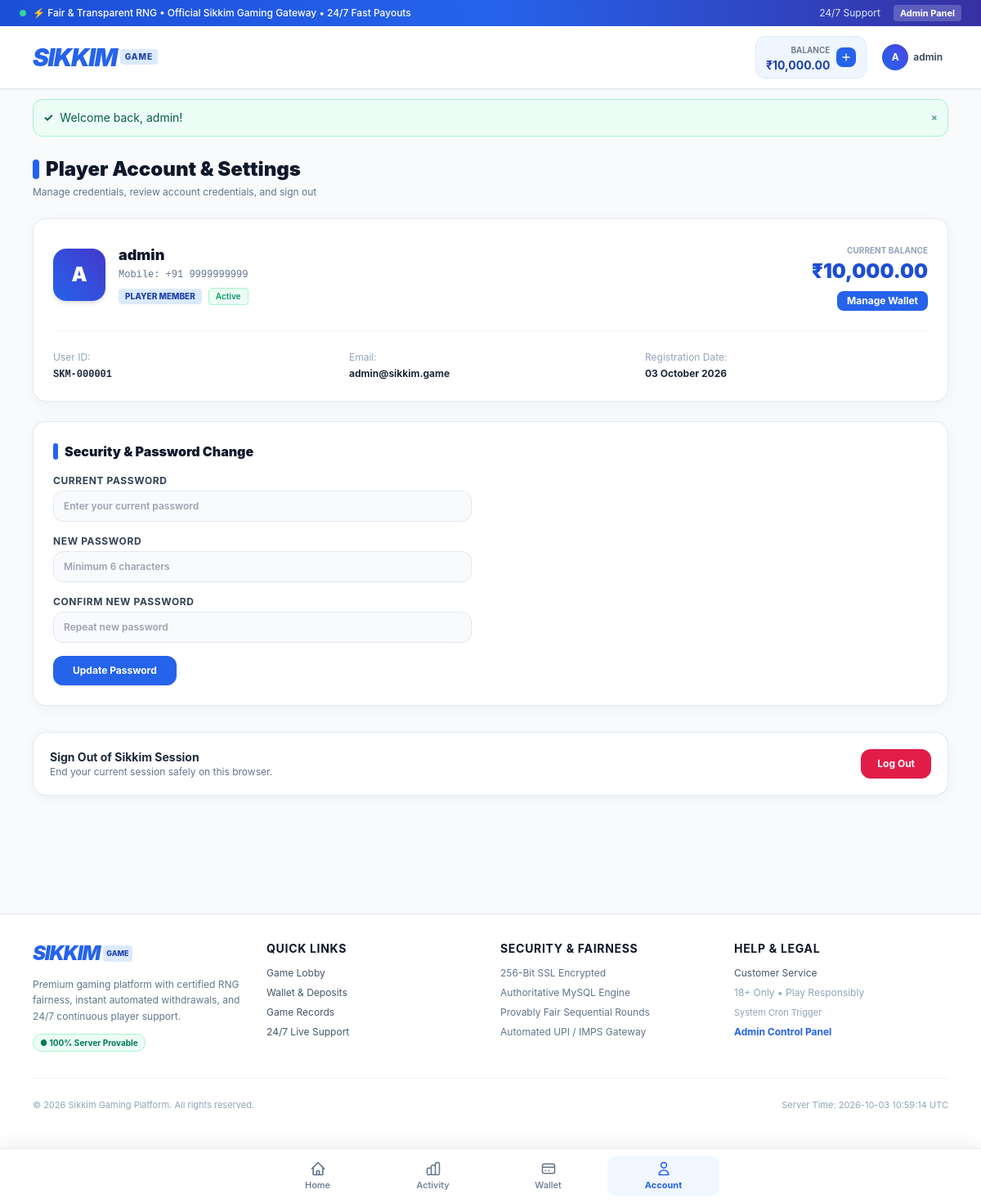
The app's page /account.php (signed in) with its own data.
### tables this page shows
CREATE TABLE `users` (
  `id` INT AUTO_INCREMENT PRIMARY KEY,
  `username` VARCHAR(50) NOT NULL UNIQUE,
  `phone` VARCHAR(20) NOT NULL UNIQUE,
  `email` VARCHAR(100) DEFAULT NULL,
  `password_hash` VARCHAR(255) NOT NULL,
  `role` ENUM('user', 'admin') NOT NULL DEFAULT 'user',
  `status` ENUM('active', 'suspended') NOT NULL DEFAULT 'active',
  `avatar` VARCHAR(255) DEFAULT '/assets/images/avatar-default.png',
  `created_at` TIMESTAMP DEFAULT CURRENT_TIMESTAMP,
  `updated_at` TIMESTAMP DEFAULT CURRENT_TIMESTAMP ON UPDATE CURRENT_TIMESTAMP,
  INDEX `idx_users_phone` (`phone`),
  INDEX `idx_users_username` (`username`),
  INDEX `idx_users_role` (`role`)
);

### includes/auth.php (called while the page is built, shortened)
<?php
function getCurrentUserId(): ?int {
    return $_SESSION['user_id'] ?? null;
}
function getCurrentUser(): ?array {
    $uid = getCurrentUserId();
    $pdo = getDB();
    $stmt = $pdo->prepare("
        SELECT u.id, u.username, u.phone, u.email, u.role, u.status, u.avatar, u.created_at,
               COALESCE(w.balance, 0.00) as balance,
               COALESCE(w.bonus_balance, 0.00) as bonus_balance,
               COALESCE(w.total_deposited, 0.00) as total_deposited,
               COALESCE(w.total_withdrawn, 0.00) as total_withdrawn
        FROM `users` u
        LEFT JOIN `wallets` w ON u.id = w.user_id
        WHERE u.id = :id AND u.status = 'active'
        LIMIT 1
    ");
    $stmt->execute([':id' => $uid]);
    $user = $stmt->fetch();
    return $user ?: null;
}
function e(?string $string): string {
    return htmlspecialchars($string ?? '', ENT_QUOTES, 'UTF-8');
}
function getFlash(): ?array {
    if (isset($_SESSION['flash'])) {
        $flash = $_SESSION['flash'];
        return $flash;
    }
    return null;
}
function formatMoney(float $amount): string {
    return '₹' . number_format($amount, 2);
}

### account.php (the view, shortened to what this page needs)
<?php
require_once __DIR__ . '/includes/auth.php';
require_once __DIR__ . '/includes/header.php';
?>
<div class="w-full mb-6">
    <h1 class="text-xl sm:text-2xl font-black text-slate-900 flex items-center gap-2">
        <span class="w-2 h-6 bg-blue-600 rounded-full inline-block"></span>
        Player Account & Settings
    </h1>
    <p class="text-xs text-slate-500 mt-1">Manage credentials, review account credentials, and sign out</p>
</div>
<div class="w-full card-premium p-6 mb-6">
    <div class="flex flex-col sm:flex-row sm:items-center justify-between gap-4 pb-6 border-b border-slate-100">
        <div class="flex items-center gap-4">
            <div class="w-16 h-16 rounded-2xl bg-gradient-to-tr from-blue-600 to-indigo-700 text-white font-black text-2xl flex items-center justify-center shadow-md">
                <?= strtoupper(substr($user['username'], 0, 1)) ?>
            </div>
            <div>
                <h2 class="text-lg font-black text-slate-900"><?= e($user['username']) ?></h2>
                <p class="text-xs text-slate-500 font-mono mt-0.5">Mobile: +91 <?= e($user['phone']) ?></p>
                <div class="flex items-center gap-2 mt-2">
                    <span class="text-[10px] font-extrabold uppercase bg-blue-100 text-blue-800 px-2 py-0.5 rounded">Player Member</span>
                    <span class="text-[10px] font-semibold text-emerald-600 bg-emerald-50 px-2 py-0.5 rounded border border-emerald-200">Active</span>
                </div>
            </div>
        </div>
        <div class="sm:text-right">
            <span class="text-[10px] uppercase font-bold text-slate-400">Current Balance</span>
            <div class="text-2xl font-black text-blue-700"><?= formatMoney((float)$user['balance']) ?></div>
            <a href="/wallet.php" class="inline-block mt-2 px-3 py-1 bg-blue-600 text-white text-xs font-bold rounded-lg shadow-sm">Manage Wallet</a>
        </div>
    </div>
    <div class="grid grid-cols-1 sm:grid-cols-3 gap-4 pt-6 text-xs">
        <div>
            <span class="text-slate-400 block mb-1">User ID:</span>
            <span class="font-mono font-bold text-slate-800">SKM-<?= str_pad((string)$user['id'], 6, '0', STR_PAD_LEFT) ?></span>
        </div>
        <div>
            <span class="text-slate-400 block mb-1">Email:</span>
            <span class="font-bold text-slate-800"><?= !empty($user['email']) ? e($user['email']) : 'Not linked' ?></span>
        </div>
        <div>
            <span class="text-slate-400 block mb-1">Registration Date:</span>
            <span class="font-bold text-slate-800"><?= date('d F Y', strtotime($user['created_at'])) ?></span>
        </div>
    </div>
</div>
<div class="w-full card-premium p-6 mb-8">
    <h3 class="font-black text-slate-900 text-base mb-4 flex items-center gap-2">
        <span class="w-1.5 h-5 bg-blue-600 rounded-full inline-block"></span>
        Security & Password Change
    </h3>
    <form method="POST" action="/account.php" class="space-y-4 max-w-lg">
        <div>
            <label class="block text-xs font-bold text-slate-700 uppercase tracking-wider mb-1">Current Password</label>
            <input type="password" name="current_password" required placeholder="Enter your current password" class="w-full px-3 py-2.5 bg-slate-50 border border-slate-200 rounded-xl text-xs font-semibold focus:outline-none focus:ring-2 focus:ring-blue-500">
        </div>
        <div>
            <label class="block text-xs font-bold text-slate-700 uppercase tracking-wider mb-1">New Password</label>
            <input type="password" name="new_password" required placeholder="Minimum 6 characters" minlength="6" class="w-full px-3 py-2.5 bg-slate-50 border border-slate-200 rounded-xl text-xs font-semibold focus:outline-none focus:ring-2 focus:ring-blue-500">
        </div>
        <div>
            <label class="block text-xs font-bold text-slate-700 uppercase tracking-wider mb-1">Confirm New Password</label>
            <input type="password" name="confirm_password" required placeholder="Repeat new password" minlength="6" class="w-full px-3 py-2.5 bg-slate-50 border border-slate-200 rounded-xl text-xs font-semibold focus:outline-none focus:ring-2 focus:ring-blue-500">
        </div>
        <button type="submit" class="px-6 py-2.5 bg-blue-600 hover:bg-blue-700 text-white font-bold text-xs rounded-xl shadow transition">
            Update Password
        </button>
    </form>
</div>
<div class="w-full card-premium p-5 mb-8 flex flex-col sm:flex-row sm:items-center justify-between gap-3">
    <div>
        <h4 class="font-bold text-sm text-slate-800">Sign Out of Sikkim Session</h4>
        <p class="text-xs text-slate-500">End your current session safely on this browser.</p>
    </div>
    <a href="/logout.php" class="px-5 py-2.5 bg-rose-600 hover:bg-rose-700 text-white font-bold text-xs rounded-xl shadow-sm transition text-center shrink-0">
        Log Out
    </a>
</div>
<?php require_once __DIR__ . '/includes/user_nav.php'; ?>
<?php require_once __DIR__ . '/includes/footer.php'; ?>

### includes/header.php (shortened to what this page needs)
<?php
require_once __DIR__ . '/auth.php';
$currentUser = getCurrentUser();
?>
<!DOCTYPE html>
<html lang="en">
<head>
    <script src="https://cdn.tailwindcss.com"></script>
    <link rel="stylesheet" href="/assets/css/style.css">
</head>
<body class="bg-slate-50 text-slate-800 antialiased min-h-screen flex flex-col font-sans">
    <div class="bg-gradient-to-r from-blue-700 via-sikkim-600 to-indigo-800 text-white text-xs py-1.5 px-4">
        <div class="max-w-6xl mx-auto flex items-center justify-between gap-2">
            <div class="flex items-center gap-2 overflow-hidden">
                <span class="inline-block w-2 h-2 rounded-full bg-emerald-400 animate-pulse"></span>
                <span class="truncate font-medium">⚡ Fair & Transparent RNG • Official Sikkim Gaming Gateway • 24/7 Fast Payouts</span>
            </div>
            <div class="hidden sm:flex items-center gap-4 text-blue-100 text-xs shrink-0">
                <a href="/support.php" class="hover:text-white transition">24/7 Support</a>
                <?php if ($currentUser && $currentUser['role'] === 'admin'): ?>
                    <a href="/admin/" class="bg-white/20 hover:bg-white/30 text-white px-2 py-0.5 rounded text-[11px] font-bold">Admin Panel</a>
                <?php endif; ?>
            </div>
        </div>
    </div>
    <header class="w-full bg-white border-b border-slate-200 shadow-sm relative z-10">
        <div class="max-w-6xl mx-auto px-4 py-3 flex items-center justify-between">
            <a href="<?= $currentUser ? '/dashboard.php' : '/' ?>" class="flex items-center gap-2 group">
                <div class="flex items-center">
                    <span class="text-2xl sm:text-3xl font-black italic tracking-tighter text-blue-600 group-hover:text-blue-700 transition">
                        <i>S</i>IKKIM
                    </span>
                    <span class="ml-1 text-[10px] font-extrabold uppercase tracking-widest bg-blue-100 text-blue-800 px-1.5 py-0.5 rounded">Game</span>
                </div>
            </a>
            <div class="flex items-center gap-2 sm:gap-3">
                <?php if ($currentUser): ?>
                    <div class="flex items-center bg-blue-50 border border-blue-100 rounded-xl px-2.5 sm:px-3 py-1.5 text-xs sm:text-sm">
                        <div class="flex flex-col text-right mr-2">
                            <span class="text-[10px] uppercase font-semibold text-slate-500">Balance</span>
                            <span class="font-bold text-blue-800 leading-tight"><?= formatMoney((float)$currentUser['balance']) ?></span>
                        </div>
                        <a href="/wallet.php" class="bg-blue-600 hover:bg-blue-700 text-white p-1 rounded-lg transition" title="Deposit / Wallet">
                            <svg class="w-4 h-4" fill="none" stroke="currentColor" viewBox="0 0 24 24"><path stroke-linecap="round" stroke-linejoin="round" stroke-width="2" d="M12 6v6m0 0v6m0-6h6m-6 0H6"></path></svg>
                        </a>
                    </div>
                    <a href="/account.php" class="flex items-center gap-1.5 p-1.5 rounded-xl hover:bg-slate-100 transition border border-transparent hover:border-slate-200">
                        <div class="w-8 h-8 rounded-full bg-gradient-to-tr from-blue-600 to-indigo-600 text-white font-bold flex items-center justify-center text-xs shadow-inner">
                            <?= strtoupper(substr($currentUser['username'], 0, 1)) ?>
                        </div>
                        <span class="hidden md:inline font-semibold text-xs text-slate-700"><?= e($currentUser['username']) ?></span>
                    </a>
                <?php endif; ?>
            </div>
        </div>
    </header>
    <?php $flash = getFlash(); if ($flash): ?>
        <div class="max-w-6xl mx-auto px-4 mt-3 w-full">
            <div class="rounded-xl p-3 text-sm flex items-center justify-between <?= $flash['type'] === 'success' ? 'bg-emerald-50 text-emerald-800 border border-emerald-200' : ($flash['type'] === 'error' ? 'bg-rose-50 text-rose-800 border border-rose-200' : 'bg-blue-50 text-blue-800 border border-blue-200') ?>">
                <div class="flex items-center gap-2">
                    <span class="font-bold"><?= $flash['type'] === 'success' ? '✓' : '!' ?></span>
                    <span><?= e($flash['message']) ?></span>
                </div>
                <button onclick="this.parentElement.remove()" class="text-xs font-bold opacity-60 hover:opacity-100">&times;</button>
            </div>
        </div>
    <?php endif; ?>
    <main class="flex-1 w-full max-w-6xl mx-auto px-4 py-4 sm:py-6 pb-24 sm:pb-28">

### assets/css/style.css (style rules this page uses)
html, body { overflow-x: hidden; scroll-behavior: smooth; }
.card-premium { background: #ffffff; border: 1px solid rgba(226, 232, 240, 0.9); box-shadow: 0 4px 20px -2px rgba(15, 23, 42, 0.05); border-radius: 1rem; }

### records on screen
users: username "A", username "admin", phone "9999999999", id "000001", email "admin@sikkim.game", created_at "03 October 2026"

### other values on screen
formatMoney((float)$currentUser['balance']) "₹10,000.00"
$flash['message'] "Welcome back, admin!"
formatMoney((float)$user['balance']) "₹10,000.00"
